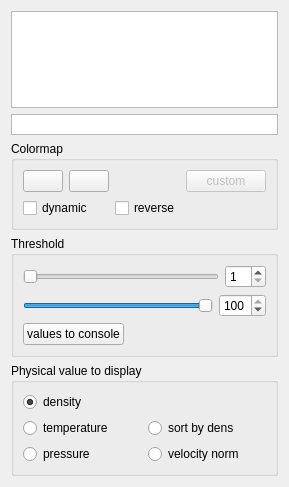
     <widget class="QWidget" name="tab_physical_value">
      <attribute name="title">
       <string>Density</string>
      </attribute>
      <layout class="QGridLayout" name="gridLayout_7">
       <item row="0" column="0">
        <widget class="QGraphicsView" name="dens_histo_view">
         <property name="sizePolicy">
          <sizepolicy hsizetype="Expanding" vsizetype="Expanding">
           <horstretch>0</horstretch>
           <verstretch>0</verstretch>
          </sizepolicy>
         </property>
         <property name="minimumSize">
          <size>
           <width>0</width>
           <height>97</height>
          </size>
         </property>
         <property name="maximumSize">
          <size>
           <width>16777215</width>
           <height>97</height>
          </size>
         </property>
         <property name="toolTip">
          <string>x = log(physical value)
y = log(#bodies)

Physical value can be:
- DENSITY
- TEMPERATURE
- PRESSURE</string>
         </property>
         <property name="verticalScrollBarPolicy">
          <enum>Qt::ScrollBarAlwaysOff</enum>
         </property>
         <property name="horizontalScrollBarPolicy">
          <enum>Qt::ScrollBarAlwaysOff</enum>
         </property>
         <property name="transformationAnchor">
          <enum>QGraphicsView::NoAnchor</enum>
         </property>
         <property name="resizeAnchor">
          <enum>QGraphicsView::NoAnchor</enum>
         </property>
         <property name="viewportUpdateMode">
          <enum>QGraphicsView::FullViewportUpdate</enum>
         </property>
        </widget>
       </item>
       <item row="1" column="0">
        <widget class="QGraphicsView" name="dens_bar_view">
         <property name="minimumSize">
          <size>
           <width>0</width>
           <height>21</height>
          </size>
         </property>
         <property name="maximumSize">
          <size>
           <width>16777215</width>
           <height>21</height>
          </size>
         </property>
         <property name="toolTip">
          <string>Current colormap</string>
         </property>
         <property name="verticalScrollBarPolicy">
          <enum>Qt::ScrollBarAlwaysOff</enum>
         </property>
         <property name="horizontalScrollBarPolicy">
          <enum>Qt::ScrollBarAlwaysOff</enum>
         </property>
         <property name="transformationAnchor">
          <enum>QGraphicsView::NoAnchor</enum>
         </property>
        </widget>
       </item>
       <item row="2" column="0">
        <widget class="QGroupBox" name="groupBox_7">
         <property name="sizePolicy">
          <sizepolicy hsizetype="Preferred" vsizetype="Fixed">
           <horstretch>0</horstretch>
           <verstretch>0</verstretch>
          </sizepolicy>
         </property>
         <property name="title">
          <string>Colormap</string>
         </property>
         <layout class="QGridLayout" name="gridLayout_5">
          <item row="0" column="0">
           <layout class="QHBoxLayout" name="horizontalLayout_2">
            <item>
             <widget class="QPushButton" name="prev_cmap">
              <property name="sizePolicy">
               <sizepolicy hsizetype="Fixed" vsizetype="Fixed">
                <horstretch>0</horstretch>
                <verstretch>0</verstretch>
               </sizepolicy>
              </property>
              <property name="minimumSize">
               <size>
                <width>20</width>
                <height>20</height>
               </size>
              </property>
              <property name="toolTip">
               <string>Previous colormap</string>
              </property>
              <property name="text">
               <string/>
              </property>
              <property name="icon">
               <iconset resource="glnemo.qrc">
                <normaloff>:/res/images/previous.png</normaloff>:/res/images/previous.png</iconset>
              </property>
             </widget>
            </item>
            <item>
             <widget class="QPushButton" name="next_cmap">
              <property name="sizePolicy">
               <sizepolicy hsizetype="Fixed" vsizetype="Fixed">
                <horstretch>0</horstretch>
                <verstretch>0</verstretch>
               </sizepolicy>
              </property>
              <property name="minimumSize">
               <size>
                <width>20</width>
                <height>20</height>
               </size>
              </property>
              <property name="toolTip">
               <string>Next colormap</string>
              </property>
              <property name="text">
               <string/>
              </property>
              <property name="icon">
               <iconset resource="glnemo.qrc">
                <normaloff>:/res/images/next.png</normaloff>:/res/images/next.png</iconset>
              </property>
             </widget>
            </item>
           </layout>
          </item>
          <item row="0" column="1">
           <spacer name="horizontalSpacer">
            <property name="orientation">
             <enum>Qt::Horizontal</enum>
            </property>
            <property name="sizeType">
             <enum>QSizePolicy::MinimumExpanding</enum>
            </property>
            <property name="sizeHint" stdset="0">
             <size>
              <width>58</width>
              <height>20</height>
             </size>
            </property>
           </spacer>
          </item>
          <item row="0" column="2">
           <widget class="QPushButton" name="custom_cmap">
            <property name="enabled">
             <bool>false</bool>
            </property>
            <property name="toolTip">
             <string>Custom colormap</string>
            </property>
            <property name="text">
             <string>custom</string>
            </property>
           </widget>
          </item>
          <item row="1" column="0">
           <widget class="QCheckBox" name="dynamic_cmap">
            <property name="toolTip">
             <string>toggle constant/dynamic colormap</string>
            </property>
            <property name="text">
             <string>dynamic</string>
            </property>
           </widget>
          </item>
          <item row="1" column="1">
           <widget class="QCheckBox" name="reverse_cmap">
            <property name="toolTip">
             <string>Toggle reverse/normal colormap</string>
            </property>
            <property name="text">
             <string>reverse</string>
            </property>
           </widget>
          </item>
         </layout>
        </widget>
       </item>
       <item row="3" column="0">
        <widget class="QGroupBox" name="phys_threshold">
         <property name="sizePolicy">
          <sizepolicy hsizetype="Preferred" vsizetype="Fixed">
           <horstretch>0</horstretch>
           <verstretch>0</verstretch>
          </sizepolicy>
         </property>
         <property name="title">
          <string>Threshold</string>
         </property>
         <layout class="QGridLayout" name="gridLayout_4">
          <item row="0" column="0" colspan="2">
           <layout class="QHBoxLayout" name="horizontalLayout">
            <item>
             <widget class="QSlider" name="dens_slide_min">
              <property name="sizePolicy">
               <sizepolicy hsizetype="Expanding" vsizetype="Fixed">
                <horstretch>0</horstretch>
                <verstretch>0</verstretch>
               </sizepolicy>
              </property>
              <property name="toolTip">
               <string>min density</string>
              </property>
              <property name="maximum">
               <number>100</number>
              </property>
              <property name="orientation">
               <enum>Qt::Horizontal</enum>
              </property>
             </widget>
            </item>
            <item>
             <widget class="QSpinBox" name="dens_spin_min">
              <property name="sizePolicy">
               <sizepolicy hsizetype="Fixed" vsizetype="Fixed">
                <horstretch>0</horstretch>
                <verstretch>0</verstretch>
               </sizepolicy>
              </property>
              <property name="minimum">
               <number>1</number>
              </property>
              <property name="maximum">
               <number>99</number>
              </property>
              <property name="value">
               <number>1</number>
              </property>
             </widget>
            </item>
           </layout>
          </item>
          <item row="1" column="0" colspan="2">
           <layout class="QHBoxLayout" name="horizontalLayout_3">
            <item>
             <widget class="QSlider" name="dens_slide_max">
              <property name="sizePolicy">
               <sizepolicy hsizetype="Expanding" vsizetype="Fixed">
                <horstretch>0</horstretch>
                <verstretch>0</verstretch>
               </sizepolicy>
              </property>
              <property name="toolTip">
               <string>max density</string>
              </property>
              <property name="maximum">
               <number>100</number>
              </property>
              <property name="value">
               <number>100</number>
              </property>
              <property name="orientation">
               <enum>Qt::Horizontal</enum>
              </property>
             </widget>
            </item>
            <item>
             <widget class="QSpinBox" name="dens_spin_max">
              <property name="sizePolicy">
               <sizepolicy hsizetype="Fixed" vsizetype="Fixed">
                <horstretch>0</horstretch>
                <verstretch>0</verstretch>
               </sizepolicy>
              </property>
              <property name="minimum">
               <number>1</number>
              </property>
              <property name="maximum">
               <number>100</number>
              </property>
              <property name="value">
               <number>100</number>
              </property>
             </widget>
            </item>
           </layout>
          </item>
          <item row="2" column="0">
           <widget class="QPushButton" name="phys_console_button">
            <property name="enabled">
             <bool>true</bool>
            </property>
            <property name="sizePolicy">
             <sizepolicy hsizetype="Fixed" vsizetype="Fixed">
              <horstretch>0</horstretch>
              <verstretch>0</verstretch>
             </sizepolicy>
            </property>
            <property name="toolTip">
             <string>Display minphys and maxphys to console</string>
            </property>
            <property name="text">
             <string>values to console</string>
            </property>
           </widget>
          </item>
          <item row="2" column="1">
           <spacer name="horizontalSpacer_2">
            <property name="orientation">
             <enum>Qt::Horizontal</enum>
            </property>
            <property name="sizeHint" stdset="0">
             <size>
              <width>130</width>
              <height>20</height>
             </size>
            </property>
           </spacer>
          </item>
         </layout>
        </widget>
       </item>
       <item row="4" column="0">
        <widget class="QGroupBox" name="groupBox_6">
         <property name="sizePolicy">
          <sizepolicy hsizetype="Preferred" vsizetype="Fixed">
           <horstretch>0</horstretch>
           <verstretch>0</verstretch>
          </sizepolicy>
         </property>
         <property name="title">
          <string>Physical value to display</string>
         </property>
         <layout class="QGridLayout" name="gridLayout_2">
          <item row="0" column="0">
           <widget class="QRadioButton" name="dens_phys_radio">
            <property name="text">
             <string>density</string>
            </property>
            <property name="checked">
             <bool>true</bool>
            </property>
           </widget>
          </item>
          <item row="1" column="0" colspan="2">
           <layout class="QHBoxLayout" name="horizontalLayout_4">
            <item>
             <widget class="QRadioButton" name="temp_phys_radio">
              <property name="text">
               <string>temperature</string>
              </property>
              <property name="checked">
               <bool>false</bool>
              </property>
             </widget>
            </item>
            <item>
             <widget class="QRadioButton" name="tempdens_phys_radio">
              <property name="toolTip">
               <string>Temperature sorted by density</string>
              </property>
              <property name="text">
               <string>sort by dens</string>
              </property>
              <property name="checked">
               <bool>false</bool>
              </property>
             </widget>
            </item>
           </layout>
          </item>
          <item row="2" column="0">
           <widget class="QRadioButton" name="pressure_phys_radio">
            <property name="text">
             <string>pressure</string>
            </property>
           </widget>
          </item>
          <item row="2" column="1">
           <widget class="QRadioButton" name="velnorm_phys_radio">
            <property name="text">
             <string>velocity norm</string>
            </property>
           </widget>
          </item>
         </layout>
        </widget>
       </item>
      </layout>
     </widget>
